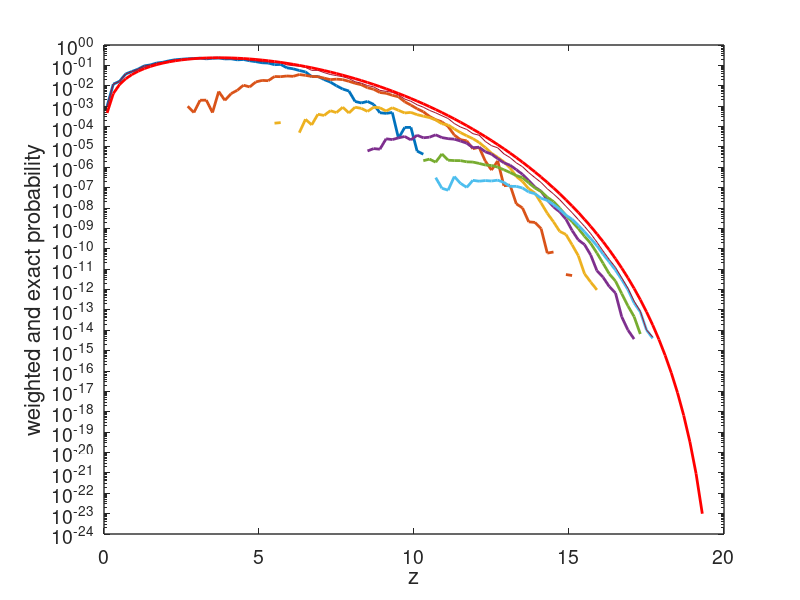
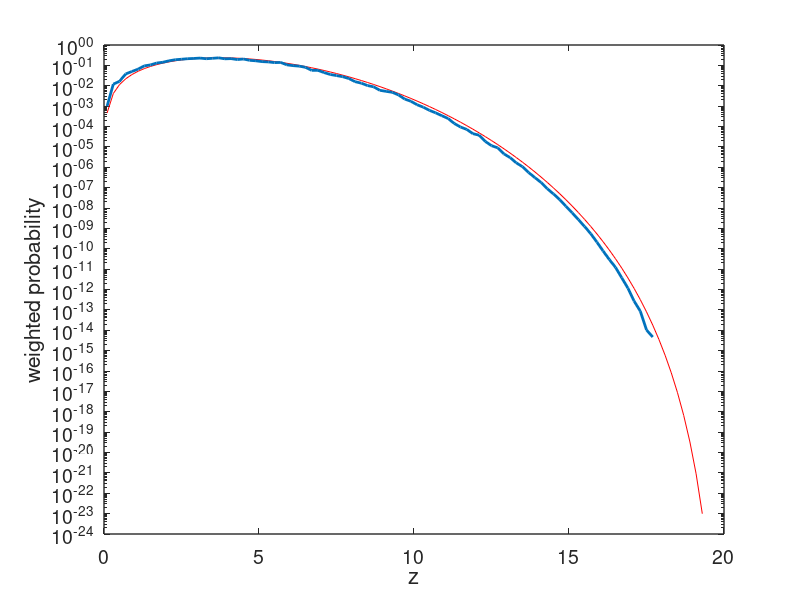
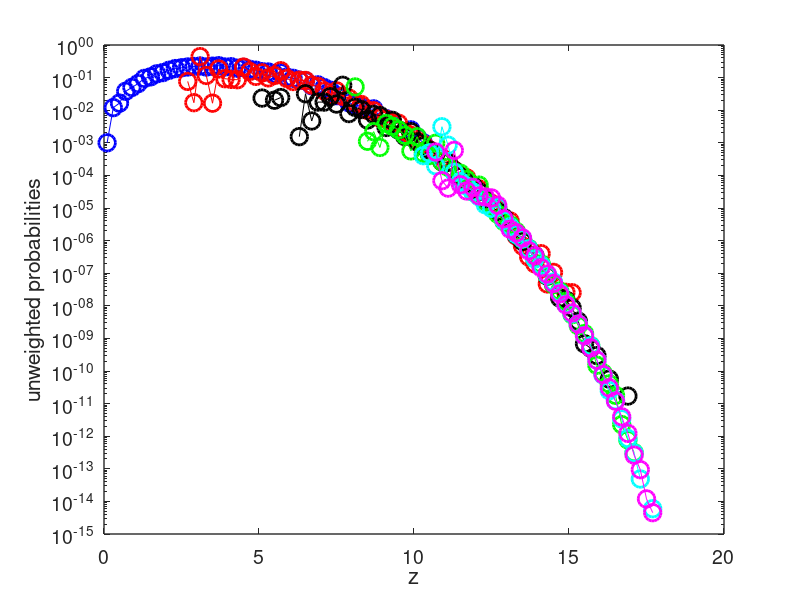

Write MATLAB code to recreate these figures, in order.
%
% importance sampling demo, sum of Gaussians
%

rng('default');
rng('shuffle');

%
% number of trials
%
trials = 1e4;

%
% number of steps
%
n=20;

%
% biasing parameters
%

bias = 1:6;

%
% plotting parameters for different biasings
%

plotstr=['bo' 'ro' 'ko' 'go' 'co' 'mo' 'go' 'ro' 'mo' 'bo' 'co' 'ko'];
linestr=['b-' 'r-' 'k-' 'g-' 'c-' 'm-' 'g-' 'r-' 'm-' 'b-' 'c-' 'k-'];

na=length(bias);
nbins=100;              % binning parameters
maxx=20;
dx=maxx/nbins;
xbins=(dx/2:dx:maxx-dx/2);

%
% vectors to save results
%
binavg=zeros(1,nbins);
cdfavg=zeros(1,nbins);
cdcavg=zeros(1,nbins);
misvar=zeros(1,nbins);
nums=zeros(1,nbins);

sz = get(0,'ScreenSize');
wid=sz(3);
hyt=sz(4);

sigma2=n;

% start loop here

%
% loop through biasing parameters
%
for ka=1:na
% for ka=1:1
    
    sums=zeros(1,trials);
    ratios=ones(na,trials);
    
    %
    % now loop through adding the Gaussians
    %
    for j=1:n
        
        fprintf(1,' bias %4i, pass %4i\n',ka,j)
        if j==1
            dis=ones(trials,1);
            polar = acos(2*rand(trials,1)-1);
            ZZZ=1;
        else
            zzz=2*rand(trials,1).^(1/bias(ka))-1;
            polar=acos(zzz);
            dis=sqrt(dis.^2+1-2*dis.*cos(pi-polar));
            z=cos(polar);
            %             ZZZ=(((z+1)/2).^(1-alpha))/alpha;
        end
        %         liklihd=liklihd.*ZZZ;
        %
        %         z=randn(1,trials);          % do all trials at once
        %         x=bias(ka)*ones(size(z))+z; % add the bias
        
        %
        %   calculate all likelihood ratios for these samples
        %
        for kk=1:na
            if j==1
                ratio=1;
            else
                %% DIFFERENTIATE BETWEEN FIRST POLAR AND OTHERS
                ratio=(((z+1)/2).^(1-bias(kk)))/bias(kk);
            end
            ratios(kk,:)=ratios(kk,:).*ratio';
        end
        
        sums=dis';
        
    end
    fprintf(1,'\n');
    
    %
    %   bin the results
    %
    
    %
    % balance heuristic
    %
    
    weight=1./(sum(1./ratios,1));
    
    %
    % bin the results
    %
    
    bintmp=zeros(1,nbins);
    binold=zeros(1,nbins);
    for j=1:nbins
        
        %
        % make an indicator function for every bin
        %
%         indx=find((-maxx+(j-1)*dx)<sums&sums<=(-maxx+j*dx));
        indx=find((j*dx)<sums&sums<=((j+1)*dx));
        indc=find(sums<=((j+1)*dx));
        indr=find(sums>((j+1)*dx));
%         indc=find(sums<=(-maxx+j*dx));
%         indr=find(sums>(-maxx+j*dx));
        if ~isempty(indx)
            binavg(j)=binavg(j)+sum(weight(indx))/trials;
            bintmp(j)=sum(weight(indx))/trials;
            binold(j)=sum(ratios(ka,indx))/trials;          % unweighted
        end
        nums(j)=nums(j)+length(weight(indx));
        
        estim=sum(weight(indx))/trials;                     % estimated value in bin
        %
        % Now set up and compute variance; get contribution from each
        % biasing distribution
        %
        tmpweight=zeros(size(weight));
        tmpweight(indx)=weight(indx);
        misvar(j)=misvar(j)+sum((tmpweight-estim*ones(size(tmpweight))).^2)/(trials*(trials-1));
        
        %
        % these lines compute cdf and 1-cdf
        %
        cdfavg(j)=cdfavg(j)+sum(weight(indc))/trials;
        cdcavg(j)=cdcavg(j)+sum(weight(indr))/trials;
    end
    %
    % Long equation calc
    %
    N=20;
    rmax=maxx;
    r=1;
    i=1;
    p_check=[];
    % for r=0:0.2:rmax
    for r=xbins
        ro=r/rmax;
        L= @(x) 1/tanh(x)-1/x-ro;
        x0=0.5;
        linv = fzero(L,x0);
        p_check(i)=ro*linv/(rmax*sqrt((pi/(2*N^3))*(1-ro^2-2*ro/(linv)))) * exp(-N*ro*linv) * (sinh(linv)/linv)^N;
        i=i+1;
    end
    %
    % weighted probabilities
    %
    f1=figure(1);
    set(f1,'Position',[0.025*wid 0.525*hyt wid/3 hyt/3]);
    semilogy(xbins,bintmp/dx,'linewidth',2.0,'MarkerSize',12);
    a=gca;
    set(a,'linewidth',1.0,'FontSize',14);
    xlabel('z','FontSize',16);
    ylabel('weighted probabilities');
    drawnow;
    hold on;
    f2=figure(2);
    set(f2,'Position',[0.35*wid 0.525*hyt wid/3 hyt/3]);
    %     semilogy(xbins,exp(-xbins.*xbins/(2*sigma2))/sqrt(2*pi*sigma2),'r-',xbins,binavg/dx,'linewidth',2.0);
    semilogy(xbins,p_check,'r-',xbins,binavg/dx,'linewidth',2.0);
    a=gca;
    set(a,'linewidth',1.0,'FontSize',14);
    xlabel('z','FontSize',16);
    ylabel('weighted probability');
    f3=figure(3);
    set(f3,'Position',[0.675*wid 0.525*hyt wid/3 hyt/3]);
    semilogy(xbins,binold/dx,linestr(2*ka-1:2*ka),xbins,binold/dx,plotstr(2*ka-1:2*ka),'linewidth',2.0,'MarkerSize',12);
    a=gca;
    set(a,'linewidth',1.0,'FontSize',14);
    xlabel('z','FontSize',16);
    ylabel('unweighted probabilities');
    hold on;
    pause(1);
end

%
% plot composite distribution
%
binavg=binavg/dx;
figure(1);
% semilogy(xbins,binavg,xbins,exp(-xbins.*xbins/(2*sigma2))/sqrt(2*pi*sigma2),'r-','linewidth',2);
semilogy(xbins,binavg,xbins,p_check,'r-','linewidth',2);

a=gca;
set(a,'linewidth',1.0,'FontSize',14);
xlabel('z','FontSize',16);
ylabel('weighted and exact probability','FontSize',16);
drawnow;

hold off;

% f4=figure(4);
% set(f4,'Position',[0.025*wid 0.025*hyt wid/3 hyt/3]);
%
% plot(xbins,binavg,xbins,exp(-xbins.*xbins/(2*sigma2))/sqrt(2*pi*sigma2),'linewidth',2);
% a=gca;
% set(a,'linewidth',1.0,'FontSize',14);
% xlabel('z','FontSize',16);
% ylabel('weighted and exact probability','FontSize',16);
%
% f5=figure(5);
% set(f5,'Position',[0.35*wid 0.025*hyt wid/3 hyt/3]);
% plot(xbins,sqrt(misvar)./binavg,'linewidth',2);
% a=gca;
% set(a,'linewidth',1.0,'FontSize',14);
% xlabel('z','FontSize',16);
% ylabel('coefficient of variation','FontSize',16);
%
% f6=figure(6);
% set(f6,'Position',[0.675*wid 0.025*hyt wid/3 hyt/3]);
% semilogy(xbins,nums,'linewidth',2);
% a=gca;
% set(a,'linewidth',1.0,'FontSize',14);
% xlabel('z','FontSize',16);
% ylabel('number of samples per bin','Fontsize',16);
%
% figure(1);
% hold off;
% figure(2);
% hold off;
% figure(3);
% hold off;
% figure(4);
% hold off;
% figure(5);
% hold off;
% figure(6);
% hold off;
